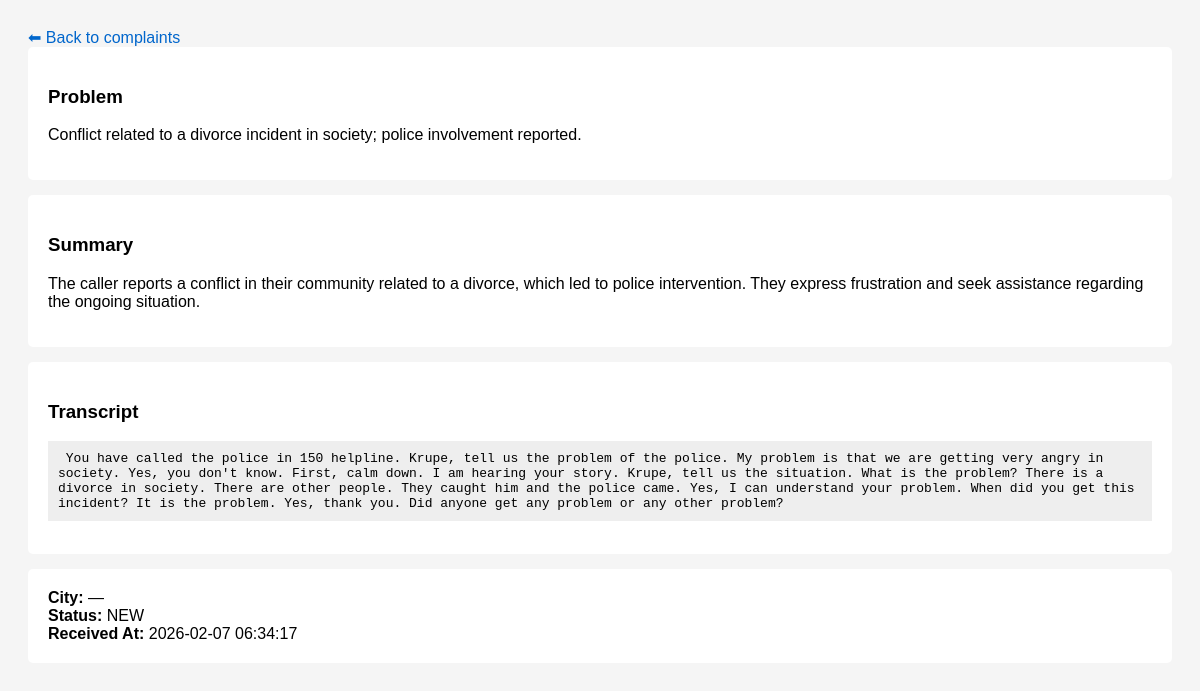
Screenshot of /complaints.php?id=45 with the database file from the repository.
### tables this page shows
CREATE TABLE IF NOT EXISTS `call_analysis` (
  `id` int NOT NULL AUTO_INCREMENT,
  `call_uuid` varchar(64) DEFAULT NULL,
  `complaint_no` varchar(50) DEFAULT NULL,
  `name` varchar(100) DEFAULT NULL,
  `problem` text,
  `village` varchar(100) DEFAULT NULL,
  `city` varchar(100) DEFAULT NULL,
  `summary` text,
  `status` enum('NEW','FAILED') DEFAULT 'NEW',
  `transcript` longtext,
  `date_requested` date DEFAULT NULL,
  `transcript_done` tinyint(1) DEFAULT '0',
  `analysis_done` tinyint(1) DEFAULT '0',
  `transcript_path` varchar(255) DEFAULT NULL,
  `created_at` timestamp NULL DEFAULT CURRENT_TIMESTAMP,
  PRIMARY KEY (`id`),
  UNIQUE KEY `uniq_call_uuid` (`call_uuid`),
  UNIQUE KEY `complaint_no` (`complaint_no`)
);

### complaints.php (the view, shortened to what this page needs)
<?php
require_once __DIR__ . "/core/db.php";
if (isset($_GET['id'])) {
    $stmt = $pdo->prepare("SELECT * FROM call_analysis WHERE id = ?");
    $stmt->execute([$_GET['id']]);
    $complaint = $stmt->fetch();
    ?>
    <!DOCTYPE html>
    <html>
    <head>
    </head>
    <body>
    <a href="complaints.php">⬅ Back to complaints</a>
    <div class="box">
        <h3>Problem</h3>
        <p><?= htmlspecialchars($complaint['problem'] ?? '—') ?></p>
    </div>
    <div class="box">
        <h3>Summary</h3>
        <p><?= htmlspecialchars($complaint['summary'] ?? '—') ?></p>
    </div>
    <div class="box">
        <h3>Transcript</h3>
        <pre><?= htmlspecialchars($complaint['transcript'] ?? '—') ?></pre>
    </div>
    <div class="box">
        <strong>City:</strong> <?= htmlspecialchars($complaint['city'] ?? '—') ?><br>
        <strong>Status:</strong> <?= htmlspecialchars($complaint['status']) ?><br>
        <strong>Received At:</strong> <?= htmlspecialchars($complaint['created_at']) ?>
    </div>
    </body>
    </html>
    <?php
    exit;
}
?>

### complaints.php (style rules this page uses)
body { font-family: Arial; background:#f5f5f5; padding:20px; }
.box { background:#fff; padding:20px; margin-bottom:15px; border-radius:5px; }
pre { white-space:pre-wrap; background:#eee; padding:10px; }
a { text-decoration:none; color:#0066cc; }

### rows the page displays
call_analysis: problem "Conflict related to a divorce incident in society; police involvement reported.", summary "The caller reports a conflict in their community related to a divorce, which led to police intervention. They express frustration and seek assistance regarding the ongoing situation.", transcript "You have called the police in 150 helpline. Krupe, tell us the problem of the police. My problem is that we are getting very angry in society. Yes, you don't know. First, calm down. I am hearing your story. Krupe, tell us the situation. What is the problem? There is a divorce in society. There are other people. They caught him and the police came. Yes, I can understand your problem. When did you get this incident? It is the problem. Yes, thank you. Did anyone get any problem or any other problem?", city "—", status "NEW", created_at "2026-02-07 06:34:17"
